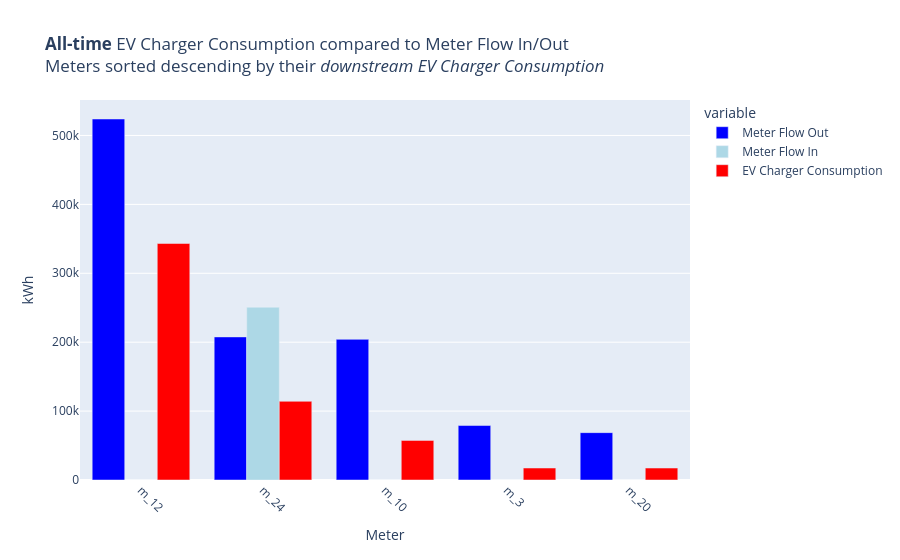

The notebook cell this image was saved under:
### Code cell
# Plot per-Meter EVCharger consumption alongside Meter's Flow In&Out, sorted by the former descending.
fig = px.bar(
    meter_combined_data.sort_values(by="EV Charger Consumption", ascending=False),
    x="meter_id",
    y=["Meter Flow Out", "Meter Flow In", "EV Charger Consumption"],
    labels={"value": "kWh", "meter_id": "Meter"},
    barmode="group",
    color_discrete_map={
        "Meter Flow Out": "blue",
        "Meter Flow In": "lightblue",
        "EV Charger Consumption": "red",
    },
    title="<b>All-time</b> EV Charger Consumption compared to Meter Flow In/Out<br>Meters sorted descending by their <i>downstream EV Charger Consumption</i>",
)
fig.update_xaxes(tickangle=45)
fig.show()

### Figure 1 — Plotly figure (JSON) as saved in the notebook; plotly's stock layout.template omitted (floating-point values rounded to 4 significant figures)
{"data": [{"alignmentgroup": "True", "hovertemplate": "variable=Meter Flow Out<br>Meter=%{x}<br>kWh=%{y}<extra></extra>", "legendgroup": "Meter Flow Out", "marker": {"color": "blue", "pattern": {"shape": ""}}, "name": "Meter Flow Out", "offsetgroup": "Meter Flow Out", "orientation": "v", "showlegend": true, "textposition": "auto", "type": "bar", "x": ["m_12", "m_24", "m_10", "m_3", "m_20"], "xaxis": "x", "y": [523900.0, 207600.0, 204100.0, 79050.0, 68750.0], "yaxis": "y"}, {"alignmentgroup": "True", "hovertemplate": "variable=Meter Flow In<br>Meter=%{x}<br>kWh=%{y}<extra></extra>", "legendgroup": "Meter Flow In", "marker": {"color": "lightblue", "pattern": {"shape": ""}}, "name": "Meter Flow In", "offsetgroup": "Meter Flow In", "orientation": "v", "showlegend": true, "textposition": "auto", "type": "bar", "x": ["m_12", "m_24", "m_10", "m_3", "m_20"], "xaxis": "x", "y": [0.0, 250800.0, 124.5, 0.0, 0.0], "yaxis": "y"}, {"alignmentgroup": "True", "hovertemplate": "variable=EV Charger Consumption<br>Meter=%{x}<br>kWh=%{y}<extra></extra>", "legendgroup": "EV Charger Consumption", "marker": {"color": "red", "pattern": {"shape": ""}}, "name": "EV Charger Consumption", "offsetgroup": "EV Charger Consumption", "orientation": "v", "showlegend": true, "textposition": "auto", "type": "bar", "x": ["m_12", "m_24", "m_10", "m_3", "m_20"], "xaxis": "x", "y": [343200.0, 114200.0, 57480.0, 17390.0, 17340.0], "yaxis": "y"}], "layout": {"barmode": "group", "legend": {"title": {"text": "variable"}, "tracegroupgap": 0}, "title": {"text": "<b>All-time</b> EV Charger Consumption compared to Meter Flow In/Out<br>Meters sorted descending by their <i>downstream EV Charger Consumption</i>"}, "xaxis": {"anchor": "y", "domain": [0, 1], "tickangle": 45, "title": {"text": "Meter"}}, "yaxis": {"anchor": "x", "domain": [0, 1], "title": {"text": "kWh"}}}}
